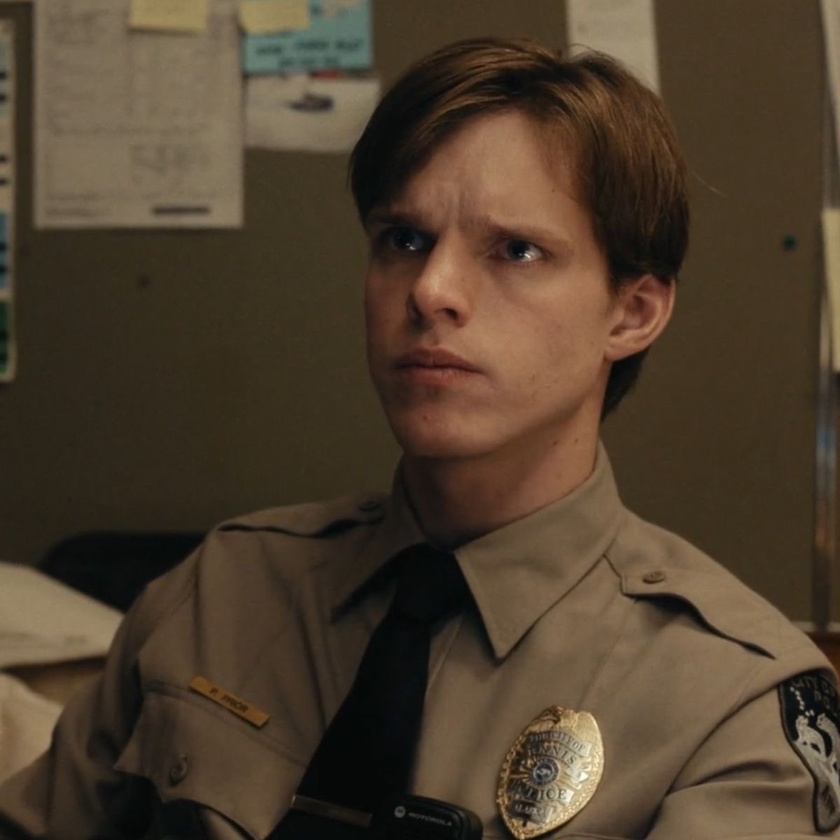
#> input picture 26032026/ExTCC.jfif, 840 x 840 px, shrunk from 1200 x 1200 before the run
$ python Histograma.py
#> lines starting #> are read from the running program, lines starting #| are printed output that depends on the picture
import cv2 as cv
from matplotlib import pyplot as plt

src = cv.imread('ExTCC.jfif', cv.IMREAD_COLOR)
#> src is the input picture: shape (840, 840, 3); mean B, G, R 45.9, 63, 78.5
if src is None:
    print("Can't open image")
else:
    cv.imshow("Input", src)
    histB = cv.calcHist([src],[0],None,[256],[0,256])
#> histB = 256 values, max 25225 at index 30, min 0 at index 214, mean 2756.2
    plt.plot(histB, color='b')
    plt.xlim([0, 256])
    plt.show()
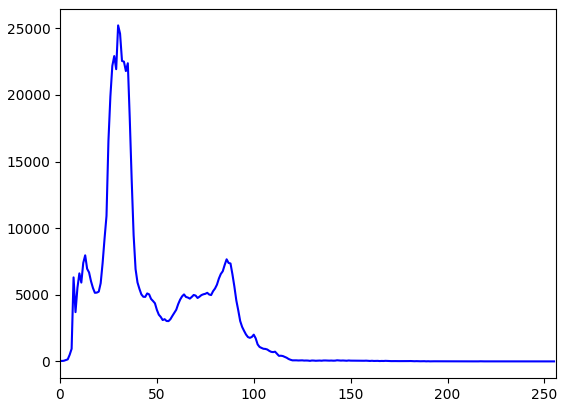
#> figure drawn by matplotlib, 1 panel; curve peaks at x = 30, y = 25225
    cv.waitKey(0)
    cv.destroyAllWindows()

$ run again, with 26032026/Aerion.jfif copied over 26032026/ExTCC.jfif
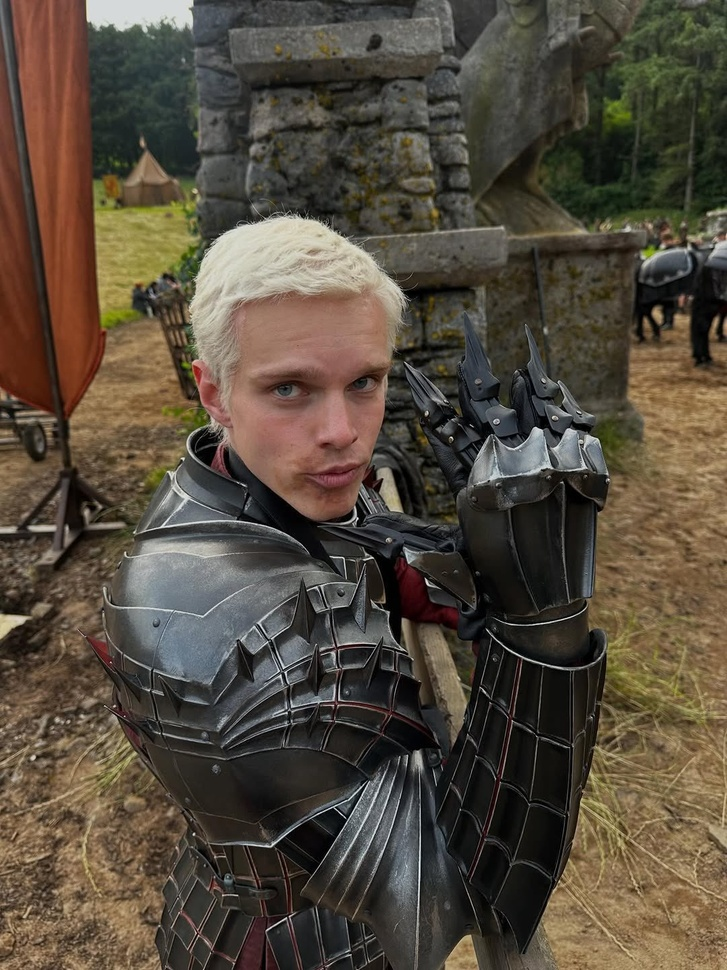
#> input picture 26032026/Aerion.jfif, 727 x 970 px, shrunk from 1080 x 1440 before the run
#> src is the input picture: shape (970, 727, 3); mean B, G, R 61.4, 75, 84.9
#> histB = 256 values, max 8102 at index 36, min 0 at index 240, mean 2754.6
#> `plt.show()`:
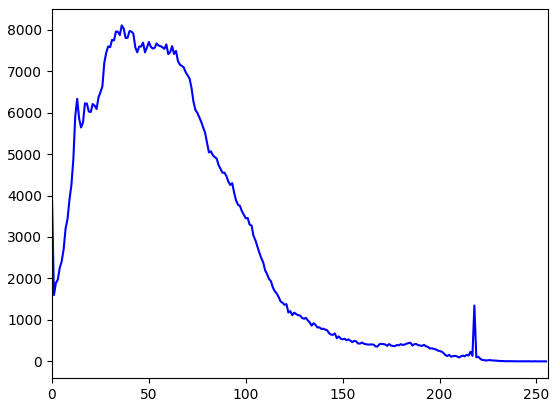
#> figure drawn by matplotlib, 1 panel; curve peaks at x = 36, y = 8102
